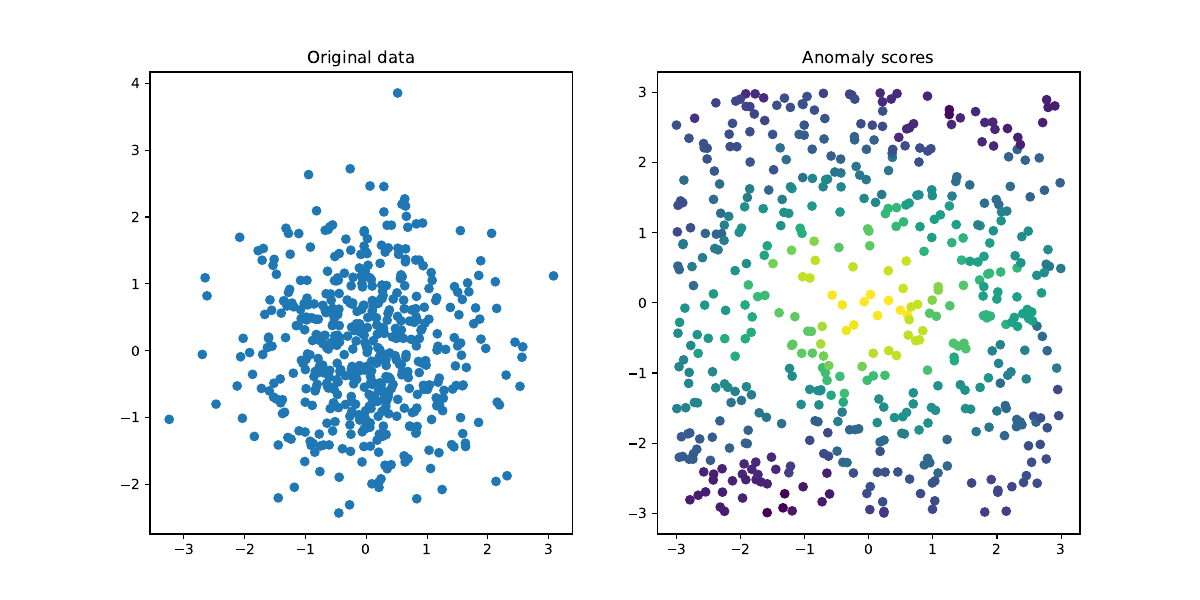

Reproduce this figure in Python.
import numpy as np
import matplotlib.pyplot as plt
from sklearn.datasets import make_blobs

X, y = make_blobs(n_samples=500, centers=[[0, 0]], n_features=2, cluster_std=1, random_state=42)

num_projections = 5
projections = []
for _ in range(num_projections):
    proj = np.random.multivariate_normal([0, 0], np.eye(2))
    proj = proj / np.linalg.norm(proj)
    projections.append(proj)

num_bins = 10
hist_ranges = []
hist_probs = []

for projection in projections:
    projected_values = np.dot(X, projection)
    range_min = np.min(projected_values) - 1
    range_max = np.max(projected_values) + 1
    hist_range = (range_min, range_max)
    hist_ranges.append(hist_range)
    hist, bins = np.histogram(projected_values, bins=num_bins, range=hist_range)
    hist_probs.append((hist, bins))

X_test = np.random.uniform(-3, 3, size=(500, 2))
scores = np.zeros(len(X_test))

for i, projection in enumerate(projections):
    projected_test_values = np.dot(X_test, projection)
    hist, bins = hist_probs[i]
    bin_indices = np.digitize(projected_test_values, bins) - 1
    bin_indices = np.clip(bin_indices, 0, len(hist) - 1)
    scores += hist[bin_indices] 

    
scores /= num_projections

fig, ax = plt.subplots(1, 2, figsize=(12, 6))
ax[0].scatter(X[:, 0], X[:, 1], cmap='viridis')
ax[0].set_title('Original data')
ax[1].scatter(X_test[:, 0], X_test[:, 1], c=scores, cmap='viridis')
ax[1].set_title('Anomaly scores')
plt.savefig('ex1.pdf')
plt.show()

